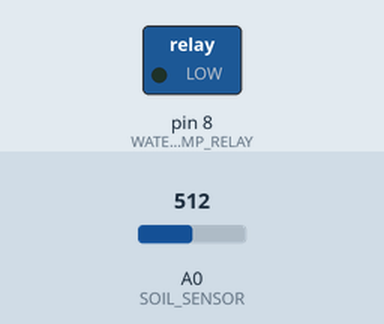
Recording of a sketch running on a simulated Arduino Uno, built with avr-gcc and run on an emulated ATmega328P. Shown: switched loads named in the sketch (green lamp = pin HIGH). Inputs (shaded band) come from the test bench; at power-on: A0 (SOIL_SENSOR) = 512. What the sketch prints to the serial monitor is not drawn.

Above: at 0.1 s.
At 1.1 s:
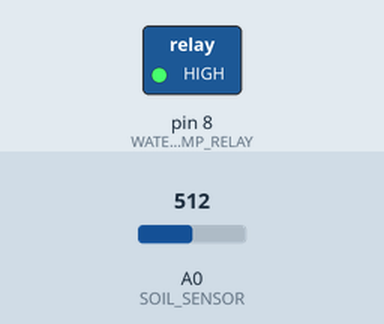
Timing chart, 0 to 2.6 s (numbered marks = the images above):
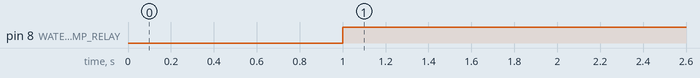

Measured:
- by itself, pin 8 (WATER_PUMP_RELAY): LOW → HIGH at 1.0 s

The sketch:

Smart-Irrigation-System.ino
```cpp
// Define constants for the soil moisture sensor, water pump relay, and threshold
#define SOIL_SENSOR A0
#define WATER_PUMP_RELAY 8
#define THRESHOLD 350

void setup() {
  // Initialize the serial communication for debugging
  Serial.begin(9600);

  // Set the water pump relay pin as an output
  pinMode(WATER_PUMP_RELAY, OUTPUT);

  // Turn off the water pump relay (initially)
  digitalWrite(WATER_PUMP_RELAY, LOW);

  // Wait for 1 second for initialization
  delay(1000);
}

void loop() {
  // Read the analog value from the soil moisture sensor
  int value = analogRead(SOIL_SENSOR);

  // Check if the soil moisture value is very low (<= 25)
  if (value <= 25) {
    // If soil moisture is extremely low, turn off the water pump
    digitalWrite(WATER_PUMP_RELAY, LOW);
  } else {
    // Check if soil moisture is below the defined threshold
    if (value < THRESHOLD) {
      // If soil moisture is below the threshold, keep the water pump off
      digitalWrite(WATER_PUMP_RELAY, LOW);
    } else {
      // If soil moisture is above the threshold, turn on the water pump
      digitalWrite(WATER_PUMP_RELAY, HIGH);
    }

    // Add a small delay to prevent rapid switching of the pump
    delay(100);
  }

  // Print the soil moisture value to the serial monitor for debugging
  Serial.println(value);
}
```
